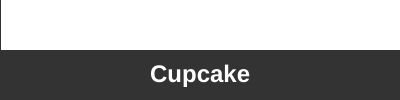
Frame 1 (no input)
Frame 60 (no input): identical to frame 1, image omitted
Frame 120 (the mouse pressed at the canvas centre since frame 60): identical to frame 1, image omitted

The p5.js sketch that drew this single still picture (run headless with seeded random() and noise() and a simulated clock; from frame 60 on, the mouse is pressed at the canvas centre):

// p5.js sketch
// ── sketch.js
let count = 5
let colors = Array(count).fill(1),
    inputs = Array(count).fill(1);

function setup() {
  createCanvas(400, 100);
  colors = colors.map(() => createColorPicker('#ffffff'));
  createP('<br>');
  inputs = inputs.map(() => createInput(''));
  
  colors.forEach((c, i) => c.changed(() => {
    let col = c.color()
    let [r,g,b] = [red(col), green(col), blue(col)].map(n => hex(n, 2));
    inputs[i].value(`#${r}${g}${b}`)
  }));
  
  inputs.forEach((inp, i) => inp.changed(() => {
    colors[i].value(inp.value())
  }))
}

let index = 0
let currColor = 'white'
function draw() {
  background(51);
  let w = width / count
  noStroke()
  for(let i = 0; i < count; i++) {
    for(let j = 0; j < w; j++) {
      let x = i * w + j
      let start = colors[i].color()
      let end = colors[i == 4 ? 0 : i + 1].color()
      let c = lerpColor(start, end, j / w)
      if(x == index) {
        currColor = c
      }
      fill(c)
      rect(x, 0, x, height * 0.5)
    }
  }
  
  textAlign(CENTER, CENTER)
  textSize(24)
  textStyle(BOLD);
  fill(currColor)
  text('Cupcake', width * 0.5, 75)
  
  index++
  if(index >= width) index = 0
}
// ── style.css
html, body {
  margin: 0;
  padding: 0;
  background-color: rgb(24,24,24)
}
canvas {
  display: block;
}

input {
  width: 80px
}
